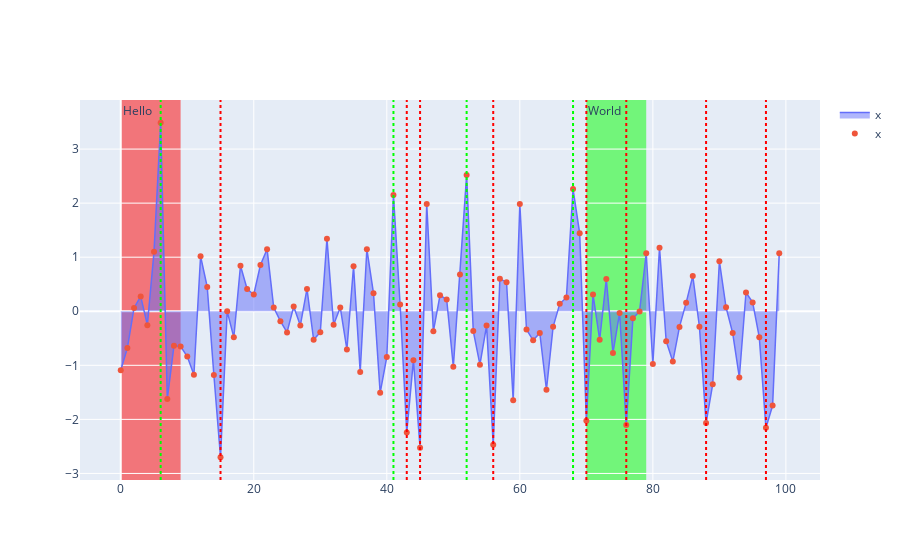

The cell this chart's notebook holds for it:
### Code cell
# Paint the background
fig.background(df.x.iloc[:10], 'Hello', 'red', 0.5)
fig.background(df.x.iloc[70:80], 'World', 'lime', 0.5)
fig.show()

### Figure 1 — Plotly figure (JSON) as saved in the notebook; plotly's stock layout.template omitted (floating-point values rounded to 4 significant figures)
{"data": [{"fill": "tozeroy", "line": {"width": 1.5}, "mode": "lines", "name": "x", "type": "scatter", "x": [0, 1, 2, 3, 4, 5, 6, 7, 8, 9, 10, 11, 12, 13, 14, 15, 16, 17, 18, 19, 20, 21, 22, 23, 24, 25, 26, 27, 28, 29, 30, 31, 32, 33, 34, 35, 36, 37, 38, 39, 40, 41, 42, 43, 44, 45, 46, 47, 48, 49, 50, 51, 52, 53, 54, 55, 56, 57, 58, 59, 60, 61, 62, 63, 64, 65, 66, 67, 68, 69, 70, 71, 72, 73, 74, 75, 76, 77, 78, 79, 80, 81, 82, 83, 84, 85, 86, 87, 88, 89, 90, 91, 92, 93, 94, 95, 96, 97, 98, 99], "y": [-1.092, -0.6782, 0.06175, 0.2748, -0.2577, 1.099, 3.487, -1.621, -0.6402, -0.65, -0.8371, -1.173, 1.017, 0.4502, -1.18, -2.701, -0.001606, -0.4828, 0.8419, 0.4123, 0.3103, 0.8545, 1.148, 0.06781, -0.1835, -0.3913, 0.08858, -0.2627, 0.4127, -0.527, -0.3868, 1.343, -0.2479, 0.07131, -0.7066, 0.8332, -1.122, 1.147, 0.3322, -1.509, -0.8439, 2.151, 0.1249, -2.241, -0.906, -2.527, 1.984, -0.3714, 0.2959, 0.2165, -1.027, 0.6794, 2.519, -0.3663, -0.9875, -0.2655, -2.47, 0.5998, 0.5377, -1.645, 1.985, -0.3392, -0.5384, -0.4024, -1.45, -0.2879, 0.1374, 0.2558, 2.261, 1.442, -2.026, 0.3118, -0.5269, 0.5947, -0.7707, -0.03175, -2.106, -0.1286, -0.002791, 1.072, -0.9744, 1.176, -0.5528, -0.9298, -0.2898, 0.1555, 0.653, -0.2869, -2.069, -1.349, 0.926, 0.0733, -0.4034, -1.224, 0.3465, 0.1642, -0.483, -2.157, -1.744, 1.073]}, {"mode": "markers", "name": "x", "type": "scatter", "x": [0, 1, 2, 3, 4, 5, 6, 7, 8, 9, 10, 11, 12, 13, 14, 15, 16, 17, 18, 19, 20, 21, 22, 23, 24, 25, 26, 27, 28, 29, 30, 31, 32, 33, 34, 35, 36, 37, 38, 39, 40, 41, 42, 43, 44, 45, 46, 47, 48, 49, 50, 51, 52, 53, 54, 55, 56, 57, 58, 59, 60, 61, 62, 63, 64, 65, 66, 67, 68, 69, 70, 71, 72, 73, 74, 75, 76, 77, 78, 79, 80, 81, 82, 83, 84, 85, 86, 87, 88, 89, 90, 91, 92, 93, 94, 95, 96, 97, 98, 99], "y": [-1.092, -0.6782, 0.06175, 0.2748, -0.2577, 1.099, 3.487, -1.621, -0.6402, -0.65, -0.8371, -1.173, 1.017, 0.4502, -1.18, -2.701, -0.001606, -0.4828, 0.8419, 0.4123, 0.3103, 0.8545, 1.148, 0.06781, -0.1835, -0.3913, 0.08858, -0.2627, 0.4127, -0.527, -0.3868, 1.343, -0.2479, 0.07131, -0.7066, 0.8332, -1.122, 1.147, 0.3322, -1.509, -0.8439, 2.151, 0.1249, -2.241, -0.906, -2.527, 1.984, -0.3714, 0.2959, 0.2165, -1.027, 0.6794, 2.519, -0.3663, -0.9875, -0.2655, -2.47, 0.5998, 0.5377, -1.645, 1.985, -0.3392, -0.5384, -0.4024, -1.45, -0.2879, 0.1374, 0.2558, 2.261, 1.442, -2.026, 0.3118, -0.5269, 0.5947, -0.7707, -0.03175, -2.106, -0.1286, -0.002791, 1.072, -0.9744, 1.176, -0.5528, -0.9298, -0.2898, 0.1555, 0.653, -0.2869, -2.069, -1.349, 0.926, 0.0733, -0.4034, -1.224, 0.3465, 0.1642, -0.483, -2.157, -1.744, 1.073]}], "layout": {"annotations": [{"showarrow": false, "text": "Hello", "x": 0, "xanchor": "left", "xref": "x", "y": 1, "yanchor": "top", "yref": "y domain"}, {"showarrow": false, "text": "World", "x": 70, "xanchor": "left", "xref": "x", "y": 1, "yanchor": "top", "yref": "y domain"}], "shapes": [{"line": {"color": "lime", "dash": "dot"}, "type": "line", "x0": 6, "x1": 6, "xref": "x", "y0": 0, "y1": 1, "yref": "y domain"}, {"line": {"color": "lime", "dash": "dot"}, "type": "line", "x0": 41, "x1": 41, "xref": "x", "y0": 0, "y1": 1, "yref": "y domain"}, {"line": {"color": "lime", "dash": "dot"}, "type": "line", "x0": 52, "x1": 52, "xref": "x", "y0": 0, "y1": 1, "yref": "y domain"}, {"line": {"color": "lime", "dash": "dot"}, "type": "line", "x0": 68, "x1": 68, "xref": "x", "y0": 0, "y1": 1, "yref": "y domain"}, {"line": {"color": "red", "dash": "dot"}, "type": "line", "x0": 15, "x1": 15, "xref": "x", "y0": 0, "y1": 1, "yref": "y domain"}, {"line": {"color": "red", "dash": "dot"}, "type": "line", "x0": 43, "x1": 43, "xref": "x", "y0": 0, "y1": 1, "yref": "y domain"}, {"line": {"color": "red", "dash": "dot"}, "type": "line", "x0": 45, "x1": 45, "xref": "x", "y0": 0, "y1": 1, "yref": "y domain"}, {"line": {"color": "red", "dash": "dot"}, "type": "line", "x0": 56, "x1": 56, "xref": "x", "y0": 0, "y1": 1, "yref": "y domain"}, {"line": {"color": "red", "dash": "dot"}, "type": "line", "x0": 70, "x1": 70, "xref": "x", "y0": 0, "y1": 1, "yref": "y domain"}, {"line": {"color": "red", "dash": "dot"}, "type": "line", "x0": 76, "x1": 76, "xref": "x", "y0": 0, "y1": 1, "yref": "y domain"}, {"line": {"color": "red", "dash": "dot"}, "type": "line", "x0": 88, "x1": 88, "xref": "x", "y0": 0, "y1": 1, "yref": "y domain"}, {"line": {"color": "red", "dash": "dot"}, "type": "line", "x0": 97, "x1": 97, "xref": "x", "y0": 0, "y1": 1, "yref": "y domain"}, {"fillcolor": "red", "layer": "below", "line": {"width": 0}, "opacity": 0.5, "type": "rect", "x0": 0, "x1": 9, "xref": "x", "y0": 0, "y1": 1, "yref": "y domain"}, {"fillcolor": "lime", "layer": "below", "line": {"width": 0}, "opacity": 0.5, "type": "rect", "x0": 70, "x1": 79, "xref": "x", "y0": 0, "y1": 1, "yref": "y domain"}]}}
